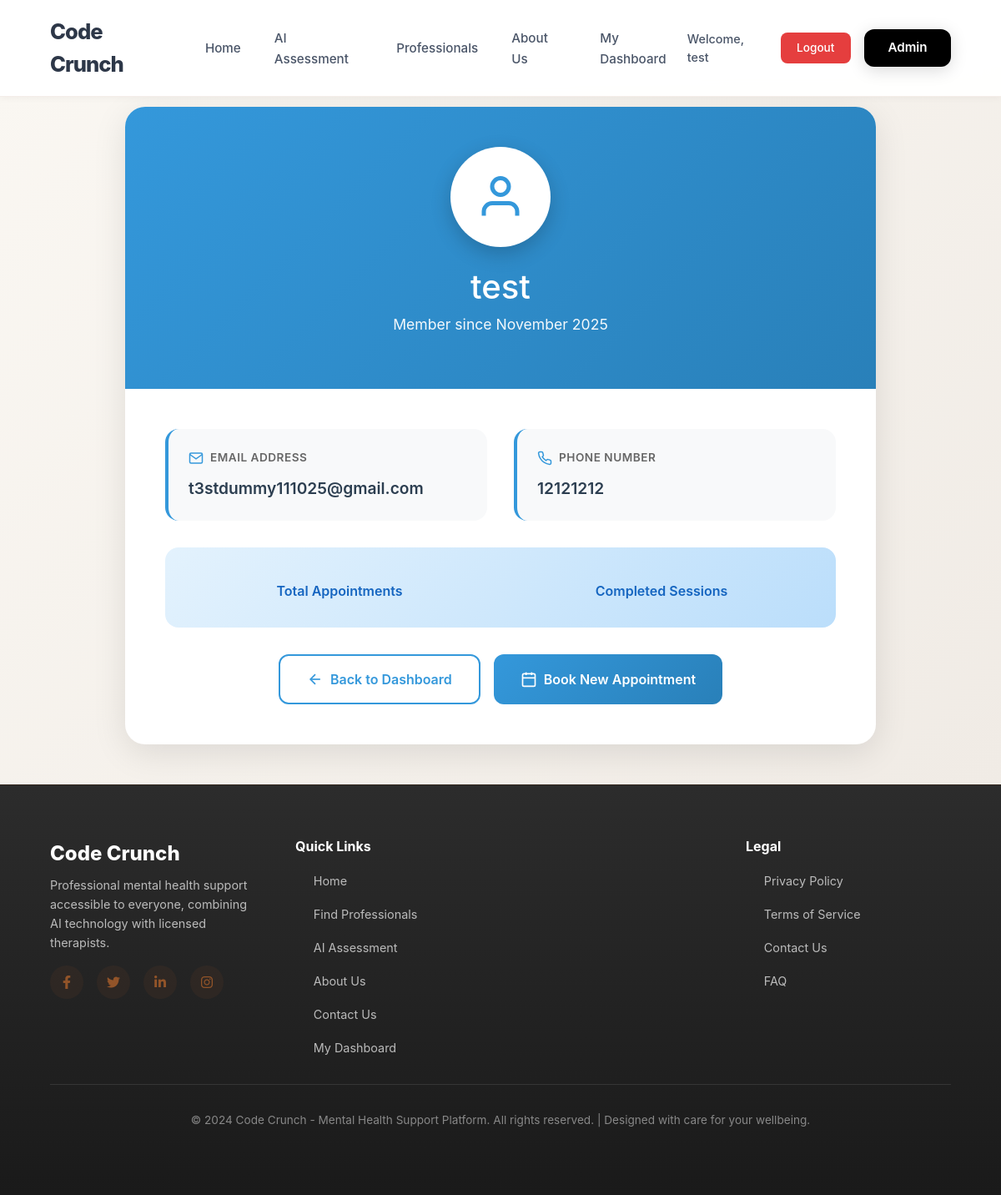
The app's page /profile (signed in) with its own data.
### models.py (models this page shows, shortened)
class User(db.Model):
    id = db.Column(db.Integer, primary_key=True)
    name = db.Column(db.String(100), nullable=False)
    email = db.Column(db.String(120), unique=True, nullable=False)
    phone = db.Column(db.String(20), nullable=False)
    password_hash = db.Column(db.String(255), nullable=False)
    created_at = db.Column(db.DateTime, default=datetime.utcnow)
    is_active = db.Column(db.Boolean, default=True)
    appointments = db.relationship('Appointment', backref='user', lazy=True)
    reviews = db.relationship('Review', backref='user', lazy=True)

### app.py (the view)
@app.route('/profile')
@login_required
def user_profile():
    user_id = session.get('user_id')
    user = User.query.get_or_404(user_id)
    return render_template('user_profile.html', user=user)

### app.py (called while the page is built)
def login_required(f):
    @wraps(f)
    def decorated_function(*args, **kwargs):
        if 'user_id' not in session:
            flash('Please log in to access this page.', 'warning')
            return redirect(url_for('login'))
        return f(*args, **kwargs)
    return decorated_function

### templates/user_profile.html (shortened to what this page needs)
{% extends "layout.html" %}
{% block content %}
<div class="profile-page">
    <div class="profile-container">
        <div class="profile-card">
            <div class="profile-header">
                <div class="profile-avatar">
                    <svg viewBox="0 0 24 24" fill="none" stroke="currentColor" stroke-width="2">
                        <path d="M20 21v-2a4 4 0 0 0-4-4H8a4 4 0 0 0-4 4v2"></path>
                        <circle cx="12" cy="7" r="4"></circle>
                    </svg>
                </div>
                <h1>{{ user.name }}</h1>
                <p>Member since {{ user.created_at.strftime('%B %Y') }}</p>
            </div>
            <div class="profile-body">
                <div class="info-grid">
                    <div class="info-card">
                        <div class="info-label">
                            <svg viewBox="0 0 24 24" fill="none" stroke="currentColor" stroke-width="2">
                                <path d="M4 4h16c1.1 0 2 .9 2 2v12c0 1.1-.9 2-2 2H4c-1.1 0-2-.9-2-2V6c0-1.1.9-2 2-2z"></path>
                                <polyline points="22,6 12,13 2,6"></polyline>
                            </svg>
                            Email Address
                        </div>
                        <div class="info-value">{{ user.email }}</div>
                    </div>
                    <div class="info-card">
                        <div class="info-label">
                            Phone Number
                        </div>
                        <div class="info-value">{{ user.phone }}</div>
                    </div>
                </div>
                <div class="stats-section">
                    <div class="stats-grid">
                        <div>
                            <div class="stat-label">Total Appointments</div>
                        </div>
                        <div>
                            <div class="stat-label">Completed Sessions</div>
                        </div>
                    </div>
                </div>
                <div class="actions">
                    <a href="{{ url_for('user_dashboard') }}" class="btn btn-outline">
                        <svg viewBox="0 0 24 24" fill="none" stroke="currentColor" stroke-width="2">
                            <line x1="19" y1="12" x2="5" y2="12"></line>
                            <polyline points="12 19 5 12 12 5"></polyline>
                        </svg>
                        Back to Dashboard
                    </a>
                    <a href="{{ url_for('professionals') }}" class="btn btn-primary">
                        <svg viewBox="0 0 24 24" fill="none" stroke="currentColor" stroke-width="2">
                            <rect x="3" y="4" width="18" height="18" rx="2" ry="2"></rect>
                            <line x1="16" y1="2" x2="16" y2="6"></line>
                            <line x1="8" y1="2" x2="8" y2="6"></line>
                            <line x1="3" y1="10" x2="21" y2="10"></line>
                        </svg>
                        Book New Appointment
                    </a>
                </div>
            </div>
        </div>
    </div>
</div>
{% endblock %}

### templates/layout.html (shortened to what this page needs)
<!DOCTYPE html>
<html lang="en">
    <head>
        <link
            href="https://cdn.jsdelivr.net/npm/bootstrap@5.1.3/dist/css/bootstrap.min.css"
            rel="stylesheet"
        />
        <link
            href="https://cdnjs.cloudflare.com/ajax/libs/font-awesome/6.0.0/css/all.min.css"
            rel="stylesheet"
        />
    </head>
    <body>
        <nav class="modern-nav" id="navbar">
            <a href="{{ url_for('index') }}" class="nav-logo">Code Crunch</a>
            <ul class="nav-links" id="navLinks">
                <li>
                    <a
                        href="{{ url_for('index') }}"
                        class="{{ 'active' if request.endpoint == 'index' else '' }}"
                        >Home</a
                    >
                </li>
                <li>
                    <a
                        href="{{ url_for('ai_assessment') }}"
                        class="{{ 'active' if request.endpoint == 'ai_assessment' else '' }}"
                        >AI Assessment</a
                    >
                </li>
                <li>
                    <a
                        href="{{ url_for('professionals') }}"
                        class="{{ 'active' if request.endpoint == 'professionals' else '' }}"
                        >Professionals</a
                    >
                </li>
                <li>
                    <a
                        href="{{ url_for('about') }}"
                        class="{{ 'active' if request.endpoint == 'about' else '' }}"
                        >About Us</a
                    >
                </li>
                {% if session.user_id %}
                <li>
                    <a
                        href="{{ url_for('user_dashboard') }}"
                        class="{{ 'active' if request.endpoint == 'user_dashboard' else '' }}"
                        >My Dashboard</a
                    >
                </li>
                {% endif %}
            </ul>
            <div class="nav-buttons">
                {% if session.user_id %}
                    <div class="user-menu">
                        <span class="user-welcome">Welcome, {{ session.user_name }}</span>
                        <a href="{{ url_for('logout') }}" class="logout-btn">Logout</a>
                    </div>
                {% else %}
                    <div class="user-menu">
                        <a href="{{ url_for('login') }}" class="sign-in-btn" style="background-color: #925429;"">Sign In</a>
                    </div>
                {% endif %}
                <a href="{{ url_for('admin_login') }}" class="sign-in-btn" style="background-color: #000000;">Admin</a>
            </div>
        </nav>
        <main>{% block content %}{% endblock %}</main>
        <footer class="modern-footer">
            <div class="footer-content">
                <div class="footer-section">
                    <div class="footer-logo">Code Crunch</div>
                    <p>Professional mental health support accessible to everyone, combining AI technology with licensed therapists.</p>
                    <div class="footer-socials">
                        <a href="#"><i class="fab fa-facebook-f"></i></a>
                        <a href="#"><i class="fab fa-twitter"></i></a>
                        <a href="#"><i class="fab fa-linkedin-in"></i></a>
                        <a href="#"><i class="fab fa-instagram"></i></a>
                    </div>
                </div>
                <div class="footer-section">
                    <h4>Quick Links</h4>
                    <ul class="footer-links">
                        <li><a href="{{ url_for('index') }}">Home</a></li>
                        <li><a href="{{ url_for('professionals') }}">Find Professionals</a></li>
                        <li><a href="{{ url_for('ai_assessment') }}">AI Assessment</a></li>
                        <li><a href="{{ url_for('about') }}">About Us</a></li>
                        <li><a href="{{ url_for('contact') }}">Contact Us</a></li>
                        {% if session.user_id %}
                        <li><a href="{{ url_for('user_dashboard') }}">My Dashboard</a></li>
                        {% else %}
                        <li><a href="{{ url_for('login') }}">Sign In</a></li>
                        {% endif %}
                    </ul>
                </div>
                <div class="footer-section">
                    <h4>Legal</h4>
                    <ul class="footer-links">
                        <li><a href="#">Privacy Policy</a></li>
                        <li><a href="#">Terms of Service</a></li>
                        <li><a href="#">Contact Us</a></li>
                        <li><a href="#">FAQ</a></li>
                    </ul>
                </div>
            </div>
            <div class="footer-bottom">
                <p>&copy; 2024 Code Crunch - Mental Health Support Platform. All rights reserved. | Designed with care for your wellbeing.</p>
            </div>
        </footer>
    </body>
</html>

### templates/layout.html (style rules this page uses)
* { margin: 0; padding: 0; box-sizing: border-box; }
html, body { height: 100%; }
body { font-family: -apple-system, BlinkMacSystemFont, "Segoe UI", Roboto, "Helvetica Neue", Arial, sans-serif; background-color: #f9f7f4; color: #1a202c; display: flex; flex-direction: column; min-height: 100vh; }
.modern-nav { position: fixed; top: 0; width: 100%; display: flex; justify-content: space-between; align-items: center; padding: 1.2rem 5%; background: rgba(255, 255, 255, 0.95); backdrop-filter: blur(20px); border-bottom: 1px solid rgba(146, 84, 41, 0.1); z-index: 1000; transition: all 0.4s cubic-bezier(0.4, 0, 0.2, 1); box-shadow: 0 2px 8px rgba(0, 0, 0, 0.04); }
.nav-logo { font-size: 1.6rem; font-weight: 800; color: #2d3748; text-decoration: none; letter-spacing: -1px; transition: all 0.3s ease; }
.nav-links { display: flex; gap: 2.5rem; list-style: none; align-items: center; margin: 0; }
.nav-links a { text-decoration: none; color: #4a5568; font-size: 0.95rem; font-weight: 500; transition: all 0.3s ease; position: relative; }
.nav-links a::after { content: ""; position: absolute; bottom: -5px; left: 50%; transform: translateX(-50%); width: 0; height: 2px; background: #925429; transition: width 0.3s ease; }
.nav-buttons { display: flex; gap: 1rem; align-items: center; }
.sign-in-btn { background-color: #000; color: #ffffff; padding: 0.7rem 1.8rem; border-radius: 12px; border: none; cursor: pointer; font-size: 0.95rem; font-weight: 600; transition: all 0.3s ease; text-decoration: none; display: inline-block; box-shadow: 0 4px 20px rgba(0, 0, 0, 0.15); position: relative; overflow: hidden; }
.sign-in-btn::before { content: ''; position: absolute; top: 0; left: -100%; width: 100%; height: 100%; background: linear-gradient(90deg, transparent, rgba(255, 255, 255, 0.2), transparent); transition: left 0.5s ease; }
.user-menu { display: flex; align-items: center; gap: 1rem; }
.user-welcome { color: #4a5568; font-size: 0.9rem; font-weight: 500; }
.logout-btn { background-color: #e53e3e; color: #ffffff; padding: 0.5rem 1.2rem; border-radius: 8px; border: none; cursor: pointer; font-size: 0.85rem; font-weight: 500; transition: all 0.3s ease; text-decoration: none; display: inline-block; }
main { flex: 1; margin-top: 80px; width: 100%; }
.modern-footer { background: linear-gradient(180deg, #2c2c2c 0%, #1a1a1a 100%); color: #fff; padding: 4rem 5%; margin-top: auto; border-top: 1px solid rgba(146, 84, 41, 0.2); }
.footer-content { max-width: 1400px; margin: 0 auto; display: grid; grid-template-columns: 1fr 2fr 1fr; gap: 3rem; margin-bottom: 2rem; }
.footer-section h4 { font-size: 1rem; font-weight: 700; margin-bottom: 1.2rem; color: #fff; }
.footer-section p { color: #bbb; font-size: 0.9rem; line-height: 1.6; }
.footer-logo { font-size: 1.5rem; font-weight: 800; color: #fff; margin-bottom: 0.5rem; }
.footer-links { display: flex; flex-direction: column; gap: 1rem; list-style: none; margin: 0; padding: 0; }
.footer-links a { color: #bbb; text-decoration: none; font-size: 0.9rem; transition: all 0.3s ease; position: relative; }
.footer-links a::before { content: "→"; margin-right: 0.5rem; opacity: 0; transition: opacity 0.3s ease; }
.footer-socials { display: flex; gap: 1rem; }
.footer-socials a { display: inline-flex; align-items: center; justify-content: center; width: 40px; height: 40px; background: rgba(146, 84, 41, 0.1); color: #925429; border-radius: 50%; transition: all 0.3s ease; text-decoration: none; }
.footer-bottom { text-align: center; padding-top: 2rem; border-top: 1px solid rgba(255, 255, 255, 0.1); color: #888; font-size: 0.85rem; }
.btn { border-radius: 12px; font-weight: 600; transition: all 0.3s ease; }
.btn-primary { background: #925429; border: none; }

### records on screen
User: user_name "test", name "test", created_at "November 2025", email "t3stdummy111025@gmail.com", phone "12121212"
